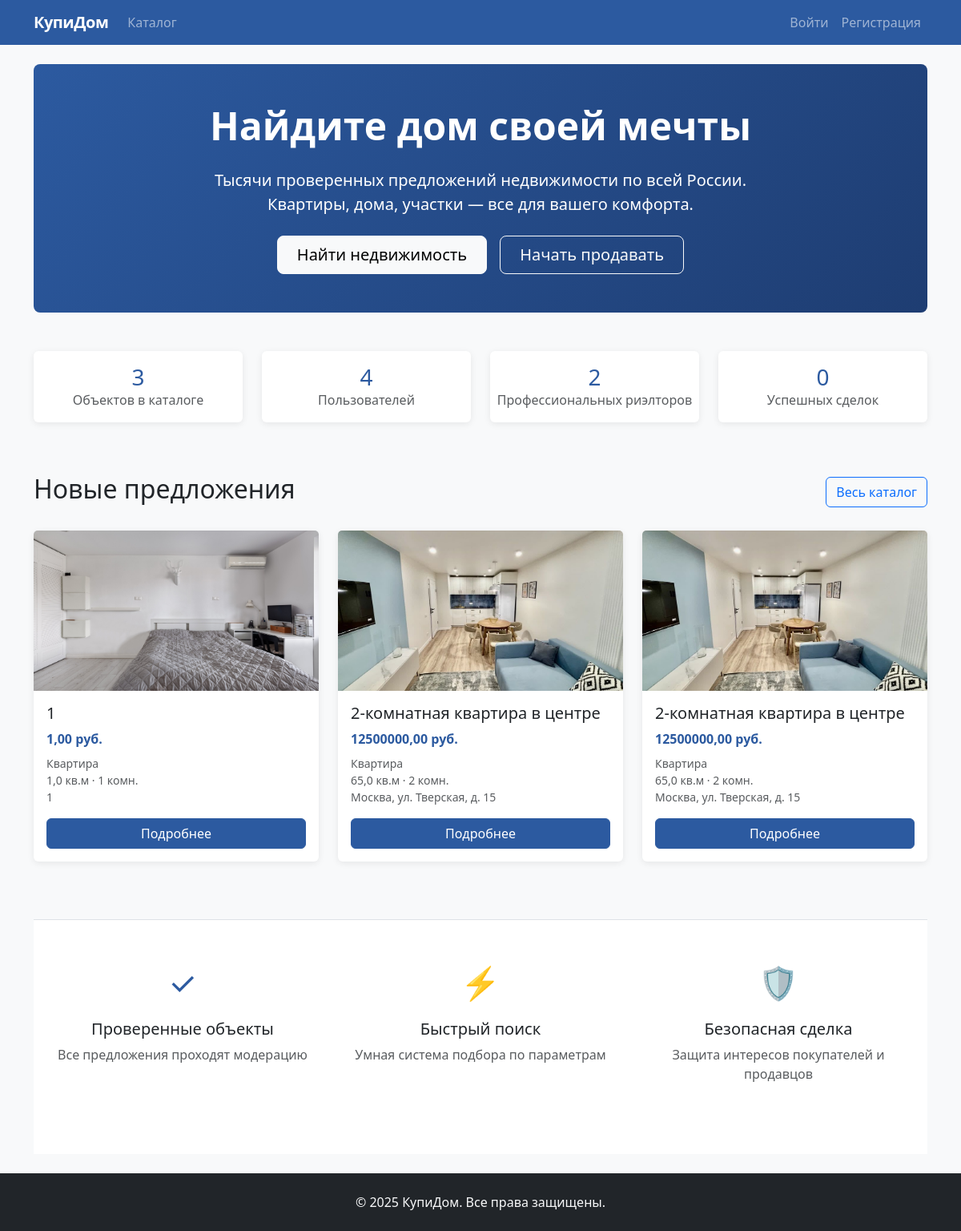
The page / on the database its author committed.
### realty/models.py (models this page shows, shortened)
class Property(models.Model):
    STATUS_CHOICES = (
        ('active', 'Актуально'),
        ('sold', 'Продано'),
        ('hidden', 'Скрыто'),
    )
    PROPERTY_TYPES = (
        ('apartment', 'Квартира'),
        ('house', 'Дом'),
        ('land', 'Земельный участок'),
        ('commercial', 'Коммерческая недвижимость'),
    )
    title = models.CharField('Название', max_length=200)
    description = models.TextField('Описание')
    price = models.DecimalField('Цена', max_digits=12, decimal_places=2)
    property_type = models.CharField('Тип недвижимости', max_length=20, choices=PROPERTY_TYPES)
    area = models.FloatField('Площадь (кв.м)')
    rooms = models.IntegerField('Количество комнат', blank=True, null=True)
    location = models.CharField('Местоположение', max_length=300)
    created_by = models.ForeignKey(CustomUser, on_delete=models.CASCADE, related_name='properties')
    status = models.CharField('Статус', max_length=10, choices=STATUS_CHOICES, default='active')
    views = models.IntegerField('Просмотры', default=0)
    created_at = models.DateTimeField(auto_now_add=True)
    updated_at = models.DateTimeField(auto_now=True)
    class Meta:
        verbose_name = 'Объект недвижимости'
        verbose_name_plural = 'Объекты недвижимости'
        ordering = ['-created_at']

class PropertyImage(models.Model):
    property = models.ForeignKey(Property, on_delete=models.CASCADE, related_name='images')
    image = models.ImageField('Изображение', upload_to='property_images/')
    is_main = models.BooleanField('Основное изображение', default=False)

### realty/views.py (the view)
# urls.py: path('', views.home, name='home'),
def home(request):
    properties = Property.objects.filter(status='active')[:6]
    properties_count = Property.objects.filter(status='active').count()
    users_count = CustomUser.objects.count()
    realtors_count = CustomUser.objects.filter(user_type='realtor').count()
    sold_count = Property.objects.filter(status='sold').count()
    return render(request, 'realty/home.html', {
        'properties': properties,
        'properties_count': properties_count,
        'users_count': users_count,
        'realtors_count': realtors_count,
        'sold_count': sold_count,
    })

### realty/templates/realty/home.html (shortened to what this page needs)
{% extends 'realty/base.html' %}
{% block content %}
<div class="hero-section bg-primary text-white py-5 mb-5 rounded-3">
    <div class="container">
        <div class="row align-items-center">
            <div class="col-lg-8 mx-auto text-center">
                <h1 class="display-5 fw-bold mb-4">Найдите дом своей мечты</h1>
                <p class="lead mb-4">Тысячи проверенных предложений недвижимости по всей России. Квартиры, дома, участки — все для вашего комфорта.</p>
                <div class="d-flex gap-3 justify-content-center flex-wrap">
                    <a href="{% url 'property_list' %}" class="btn btn-light btn-lg px-4">Найти недвижимость</a>
                    {% if user.is_authenticated %}
                    <a href="{% url 'property_create' %}" class="btn btn-outline-light btn-lg px-4">Продать недвижимость</a>
                    {% else %}
                    <a href="{% url 'register' %}" class="btn btn-outline-light btn-lg px-4">Начать продавать</a>
                    {% endif %}
                </div>
            </div>
        </div>
    </div>
</div>
<div class="row text-center mb-5">
    <div class="col-md-3 mb-3">
        <div class="card py-3">
            <h3 class="text-primary mb-0">{{ properties_count|default:"0" }}</h3>
            <p class="text-muted mb-0">Объектов в каталоге</p>
        </div>
    </div>
    <div class="col-md-3 mb-3">
        <div class="card py-3">
            <h3 class="text-primary mb-0">{{ users_count|default:"0" }}</h3>
            <p class="text-muted mb-0">Пользователей</p>
        </div>
    </div>
    <div class="col-md-3 mb-3">
        <div class="card py-3">
            <h3 class="text-primary mb-0">{{ realtors_count|default:"0" }}</h3>
            <p class="text-muted mb-0">Профессиональных риэлторов</p>
        </div>
    </div>
    <div class="col-md-3 mb-3">
        <div class="card py-3">
            <h3 class="text-primary mb-0">{{ sold_count|default:"0" }}</h3>
            <p class="text-muted mb-0">Успешных сделок</p>
        </div>
    </div>
</div>
<div class="mb-5">
    <div class="d-flex justify-content-between align-items-center mb-4">
        <h2 class="text-dark">Новые предложения</h2>
        <a href="{% url 'property_list' %}" class="btn btn-outline-primary">Весь каталог</a>
    </div>
    {% if properties %}
    <div class="row">
        {% for property in properties %}
        <div class="col-md-6 col-lg-4 mb-4">
            <div class="card h-100">
                {% with main_image=property.images.first %}
                    {% if main_image %}
                    <img src="{{ main_image.image.url }}" class="card-img-top" alt="{{ property.title }}" style="height: 200px; object-fit: cover;">
                    {% else %}
                    <div class="card-img-top bg-light d-flex align-items-center justify-content-center" style="height: 200px;">
                        <span class="text-muted">Нет изображения</span>
                    </div>
                    {% endif %}
                {% endwith %}
                <div class="card-body d-flex flex-column">
                    <h5 class="card-title text-dark">{{ property.title }}</h5>
                    <p class="card-text text-primary fw-bold mb-2">{{ property.price }} руб.</p>
                    <div class="text-muted small mb-3">
                        <div>{{ property.get_property_type_display }}</div>
                        <div>{{ property.area }} кв.м · {{ property.rooms }} комн.</div>
                        <div class="text-truncate">{{ property.location }}</div>
                    </div>
                    <a href="{% url 'property_detail' property.pk %}" class="btn btn-primary mt-auto">Подробнее</a>
                </div>
            </div>
        </div>
        {% endfor %}
    </div>
    {% endif %}
</div>
<div class="bg-white py-5 border-top">
    <div class="container">
        <div class="row text-center">
            <div class="col-lg-4 mb-4">
                <div class="text-primary mb-3" style="font-size: 2.5rem;">✓</div>
                <h5>Проверенные объекты</h5>
                <p class="text-muted">Все предложения проходят модерацию</p>
            </div>
            <div class="col-lg-4 mb-4">
                <div class="text-primary mb-3" style="font-size: 2.5rem;">⚡</div>
                <h5>Быстрый поиск</h5>
                <p class="text-muted">Умная система подбора по параметрам</p>
            </div>
            <div class="col-lg-4 mb-4">
                <div class="text-primary mb-3" style="font-size: 2.5rem;">🛡️</div>
                <h5>Безопасная сделка</h5>
                <p class="text-muted">Защита интересов покупателей и продавцов</p>
            </div>
        </div>
    </div>
</div>
{% endblock %}

### realty/templates/realty/base.html (style rules this page uses)
:root { --primary: #2c5aa0; --primary-dark: #1e3d72; --accent: #e74c3c; --dark: #34495e; --light: #f8f9fa; }
.bg-primary { background-color: var(--primary) !important; }
.btn-primary { background-color: var(--primary); border-color: var(--primary); }
.text-primary { color: var(--primary) !important; }
.card { border: none; box-shadow: 0 2px 8px rgba(0,0,0,0.08); transition: box-shadow 0.2s; }
html, body { height: 100%; }
body { display: flex; flex-direction: column; }

### realty/templates/realty/home.html (style rules this page uses)
.hero-section { background: linear-gradient(135deg, var(--primary) 0%, var(--primary-dark) 100%); }

### rows shown on the page
Property: images.first.image (picture), title "1", price "1,00", property_type "Квартира", area "1,0", rooms "1", location "1"
Property: images.first.image (picture), title "2-комнатная квартира в центре", price "12500000,00", property_type "Квартира", area "65,0", rooms "2", location "Москва, ул. Тверская, д. 15"
Property: images.first.image (picture), title "2-комнатная квартира в центре", price "12500000,00", property_type "Квартира", area "65,0", rooms "2", location "Москва, ул. Тверская, д. 15"

### other values the page prints
{{ properties_count|default:"0" }} "3"
{{ users_count|default:"0" }} "4"
{{ realtors_count|default:"0" }} "2"
{{ sold_count|default:"0" }} "0"
